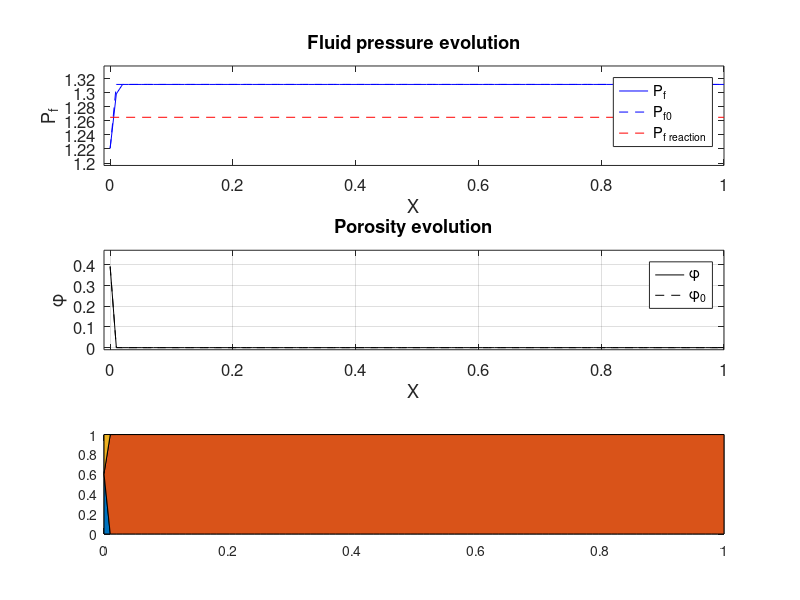

Reproduce this figure in MATLAB. (Note: this script raises an error after producing the figure.)
clear variables, close all, clc
%% Hydro-Chemical code for hydration of zero-porosity rock
% Modified by Sérgio Medeiros
%%%%%%%%%%%%%%%%%%%%%%%%%%%%%%%%%%%%%%%%%%%%%%%%%%%%%%%%%%%%%%%%%%%%%%%%%%%
% Look up related stuff; approxmation of LU variables with tanh, and Pf as
% "reverse" ln-function of total density
% Look up table for atg + bru = fo + H2O reaction
load LOOK_UP_atg
Pf_lu       = P_vec*1e8/1e9;    % Pf in GPa
Pf_re       = 1.265;            % Reaction Pf in GPa
rhos_lp     = Rho_s(1);
rhos_hp     = Rho_s(end);
rhof        = mean(Rho_f);
xs_lp       = X_s_vec(1);
xs_hp       = X_s_vec(end);

% Fitting rhos and xs from LU with tanh; rhof is assumed constant
rw              = 0.06; % Width of step in tanh
rhos            = rhos_lp + (rhos_hp-rhos_lp) *(0.5*(tanh((Pf_lu-Pf_re)*2*pi/rw)+1));
xs              = xs_lp   + (xs_hp-xs_lp)     *(0.5*(tanh((Pf_lu-Pf_re)*2*pi/rw)+1));
rhostot         = min(rhos)*(1-0)*min(xs);
Phi_lu          = 1-(rhostot./(rhos.*xs));
rhoTOT_lu       = (1-Phi_lu).*rhos + Phi_lu.*rhof;
rT_lp           = rhoTOT_lu(1);
rT_hp           = rhoTOT_lu(end);
rhoTOT          = rT_lp   + (rT_hp-rT_lp)     *(0.5*(tanh((Pf_lu-Pf_re)*2*pi/rw)+1));
Pf_reverse      = real( (rw.*log((rhoTOT-rT_lp)./(-rhoTOT+rT_hp))+4*pi.*Pf_re)./4/pi );

% Start of HC model, configuration and intialization
% Physics
Lx              = 1;
betaf           = 1e11/1e9;
k0_etaf         = 1e-19/(1e-3/1e9);
n_poro          = 3;
% Numerics
nx              = 100;
dx              = Lx/(nx-1);
X               = 0:dx:Lx;
nt              = 1e10;
CFL             = 2e-2/betaf/1;
rel             = 0.25;
% Initial values, in detail. First define ambient zero-porosity values and
% then add pertubation at boundary assuming total solid mass is constant.
np                      = 1;
Phi_amb                 = zeros(size(X));
Delta_Pf                = 0.1;
Pf_amb                  = Pf_re*ones(size(X)) + Delta_Pf/2;
rhos_amb                = rhos_lp + (rhos_hp-rhos_lp)*(0.5*(tanh( (Pf_amb-Pf_re)*2*pi/rw ) + 1));
xs_amb                  = xs_lp + (xs_hp-xs_lp)*(0.5*(tanh( (Pf_amb-Pf_re)*2*pi/rw ) + 1));
rhostot                 = max( rhos_amb.*(1-Phi_amb).*xs_amb );
Pf_amb(1:np)            = Pf_amb(1) - Delta_Pf;
Pf_ini                  = Pf_amb;
rhos_ini                = rhos_lp + (rhos_hp-rhos_lp)*(0.5*(tanh( (Pf_ini-Pf_re)*2*pi/rw ) + 1));
xs_ini                  = xs_lp + (xs_hp-xs_lp)*(0.5*(tanh( (Pf_ini-Pf_re)*2*pi/rw ) + 1));
Phi_ini                 = 1-(rhostot./(rhos_ini.*xs_ini));
phi0                    = max(Phi_ini);
rhoTOT                  = (1-Phi_ini).*rhos_ini + Phi_ini.*rhof;
rhoTOT_ini              = rhoTOT;
Phi                     = Phi_ini;
rhos                    = rhos_ini;
Pf_reverse              = real( (rw.*log((rhoTOT-rT_lp)./(-rhoTOT+rT_hp))+4*pi.*Pf_re)./4/pi );
Pf                      = Pf_reverse;
Pf_ini                  = Pf_reverse;
% figure(2)
% subplot(211)
% plot(X,Pf_ini,'-k'), hold on
% plot(X,Pf_reverse,'o')
% plot([X(1) X(end)],[1 1]*Pf_re,'--xr')
% subplot(212)
% plot(X,rhoTOT,'-k')

%%%%%%%%%%%%%%%%%%%%%%%%%%%%%%%%%%%%%%%%%%%%%%%%%%%%%%%%%%%%%%%%%%%%%%%%%%%
% Time loop and solver.
Time                    = [0];
Dehy_front              = [ ];
Max_rhoTOT              = [ ];
for it = 1:nt
    Dehy_front(it)      = X(max(find(Pf<Pf_re)));
    Max_rhoTOT(it)      = max(real(rhoTOT));
    rhoTOT_old          = rhoTOT;
    Diffmax             = max(k0_etaf .* (Phi/phi0).^n_poro) ./ betaf;
    dt                  = CFL*dx^2*min(rhof)/max(real(rhoTOT))/Diffmax;
    if it==1;dt_ini = dt; end
    error_it            = 1;
    iter                = 0;
    while error_it > 1e-6
        iter            = iter+1;
        rhoTOT_it       = rhoTOT;
        Perm            = rhof*k0_etaf .* (Phi/phi0).^n_poro;
        Flux            = (Perm(1:end-1) + Perm(2:end))/2 .* diff(Pf)/dx;
        rhoTOT(2:end-1) = real( rhoTOT_old(2:end-1) + dt*diff(Flux)/dx );
        error_rho       = max(abs(rhoTOT_it-rhoTOT));
        Pfr             = real( (rw.*log((rhoTOT-rT_lp)./(-rhoTOT+rT_hp))+4*pi.*Pf_re)./4/pi );
        Pf              = (1-rel)*Pf + rel*Pfr;
        Pf(1:np)        = Pf_ini(1:np);
        error_Pf        = max(abs(Pf-Pfr));
        error_it        = max([error_rho error_Pf]);
        rhos            = rhos_lp + (rhos_hp-rhos_lp)*(0.5*(tanh( (Pf-Pf_re)*2*pi/rw ) + 1));
        xs              = xs_lp   + (xs_hp-xs_lp)    *(0.5*(tanh( (Pf-Pf_re)*2*pi/rw ) + 1));
        Phi             = 1-rhostot./(rhos.*xs);
    end
    if it>1, Time = [Time Time(end)+dt];  end
    t_vein=sqrt(Time);
    if it==1, Flux_ini = Flux; end
    if mod(it,10000)== 0 || it==1
        figure(7)
        subplot(311), hold off
        plot(X,Pf,'-b',X,Pf_ini,'--b'),hold on
        plot([X(1) X(end)],[1 1]*Pf_re,'--r')
        legend('P_f','P_{f0}','P_{f reaction}'), set(gca,'FontSize',12)
        title('Fluid pressure evolution')
        ylabel('P_f'),xlabel('X'),axis([-0.01 Lx min(Pf_ini)*0.98 max(Pf_ini)*1.02])
        subplot(312)
        plot(X,Phi,'-k',X,Phi_ini,'--k')
        legend('\phi','\phi_0'), set(gca,'FontSize',12)
        ylabel('\phi'),xlabel('X'),axis([-0.01 Lx -0.01 max(Phi_ini)*1.2]), grid on
        title('Porosity evolution')
%         subplot(312)
%         plot(X,rhoTOT,'-ok',X,rhoTOT_ini,'--k',X,rhos,'-ob',X,rhos_ini,'--b')
%         legend('\rho_T','\rho_{T 0}','\rho_s','\rho_{s 0}'), set(gca,'FontSize',12)
%         ylabel('\rho'),xlabel('X'),axis([-0.01 Lx 2200 3300]), grid on
%         title(['Density evolution. Maximal \rho_T: ',num2str(max(rhoTOT))])
%         if Time(end)<5e3;
%         subplot(413)
%         Phi_plot                = zeros(length(X),3);
%         Phi_plot(:,3)           = Phi;
%         Phi_plot(Pf>Pf_re,2)    = 1-Phi(Pf>Pf_re);
%         Phi_plot(Pf<=Pf_re,1)   = 1-Phi(Pf<=Pf_re);
%         ar = area(X,Phi_plot);ar(1).FaceColor=[10 141 10]/255;ar(2).FaceColor=[186 252 228]/255;ar(3).FaceColor=[14 176 246]/255;
%         xlabel('X'),ylabel('Proportion'),legend('Olivine', 'Serpentinite', 'H2O'), set(gca,'FontSize',12)
%         end
        %title('Volumetric proportions of phases')
        %         plot((X(1:end-1)+X(2:end))/2,-Flux,'-k',(X(1:end-1)+X(2:end))/2,-Flux_ini,'--k')
        %         legend('q','q_{0}'), set(gca,'FontSize',12)
        %         ylabel('Total mass flux'),xlabel('X'),axis([-0.01 Lx -50 500]), grid on
        %         title('Total mass flux evolution')
        subplot(313)
        Phi_plot                = zeros(length(X),3);
        Phi_plot(:,3)           = Phi;
        Phi_plot(Pf>Pf_re,2)    = 1-Phi(Pf>Pf_re);
        Phi_plot(Pf<=Pf_re,1)   = 1-Phi(Pf<=Pf_re);
        ar = area(X,Phi_plot);ar(1).FaceColor=[10 141 10]/255;ar(2).FaceColor=[186 252 228]/255;ar(3).FaceColor=[14 176 246]/255;
        xlabel('X'),ylabel('Proportion'),legend('Olivine', 'Serpentinite', 'H2O'), set(gca,'FontSize',12)
        set(gcf,'Position',[553.8000 50.6000 968.0000 722.4000])
        drawnow

%                        % search of slope and constant  
%         line_equation1     = polyfit(t_vein1, Dehy_front1,1);
%         line_equation2    = polyfit(t_vein2, Dehy_front2,1);
%         line_equation3    = polyfit(t_vein3, Dehy_front3,1);
%         line_equation4    = polyfit(t_vein4, Dehy_front4,1);
%         line_equation5    = polyfit(t_vein5, Dehy_front5,1);
%         line_equation6    = polyfit(t_vein6, Dehy_front6,1);
%         line_equation7    = polyfit(t_vein7, Dehy_front7,1);
%         line_equation8    = polyfit(t_vein8, Dehy_front8,1);
%         line_equation9    = polyfit(t_vein9, Dehy_front9,1);
%         line_equation10    = polyfit(t_vein10, Dehy_front10,1);
% 
%         % creation of an equation for the fitted line with the slope and
%         % constant found before
%         y_line_eq1   =  line_equation1(1)*t_vein1 + line_equation1(2);    
%         y_line_eq2  =  line_equation2(1)*t_vein2 + line_equation2(2);    
%         y_line_eq3  =  line_equation3(1)*t_vein3 + line_equation3(2);    
%         y_line_eq4  =  line_equation4(1)*t_vein4 + line_equation4(2);    
%         y_line_eq5  =  line_equation5(1)*t_vein5 + line_equation5(2);    
%         y_line_eq6  =  line_equation6(1)*t_vein6 + line_equation6(2);    
%         y_line_eq7  =  line_equation7(1)*t_vein7 + line_equation7(2);    
%         y_line_eq8  =  line_equation8(1)*t_vein8 + line_equation8(2);    
%         y_line_eq9  =  line_equation9(1)*t_vein9 + line_equation9(2);    
%         y_line_eq10  =  line_equation10(1)*t_vein10 + line_equation10(2);    
% 
%         % calculation of effective diffusivity (m^2/s) 
%         K_eff1       =   (line_equation1(1))^2; 
%         K_eff2      =   (line_equation2(1))^2; 
%         K_eff3      =   (line_equation3(1))^2; 
%         K_eff4      =   (line_equation4(1))^2; 
%         K_eff5      =   (line_equation5(1))^2; 
%         K_eff6      =   (line_equation6(1))^2; 
%         K_eff7      =   (line_equation7(1))^2; 
%         K_eff8      =   (line_equation8(1))^2; 
%         K_eff9      =   (line_equation9(1))^2; 
%         K_eff10      =   (line_equation10(1))^2;
%         K_eff_tot   = [K_eff1,K_eff2,K_eff3,K_eff4,K_eff5,K_eff6,K_eff7,K_eff8,K_eff9,K_eff10];
%         n_por       = (1:10);

        if  Time(end)>1e5; break
        end
%           save('error_Dehy_front_nx800', 'Dehy_front')
        
        
    end
end

% % resolution test
% error_nx100= abs(Dehy_front100(end)-Dehy_front800(end))/Dehy_front800(end);
% error_nx400=abs(Dehy_front400(end)-Dehy_front800(end))/Dehy_front800(end);
% error_nx600=abs(Dehy_front600(end)-Dehy_front800(end))/Dehy_front800(end);
% error_tot=[error_nx100,error_nx400,error_nx600];
% nodes=[100 400 600];

% figure(5)
% subplot(521),plot(t_vein1,Dehy_front1,'k',t_vein1, y_line_eq1,"r"),xlabel('Time(s)^{1/2}'), ylabel('vein width [m]'),title('Front reaction width with porosity exponent = 1'),equ = sprintf('y = %.2ex %.4f', line_equation1(1), line_equation1(2));text(100,0.17,equ,'FontSize',11,'Color','r')
% subplot(522),plot(t_vein2,Dehy_front2,'k',t_vein2, y_line_eq2,"r"),xlabel('Time(s)^{1/2}'), ylabel('vein width [m]'),title('With porosity exponent = 2'),equ2 = sprintf('y = %.2ex %.4f', line_equation2(1), line_equation2(2));text(100,0.17,equ2,'FontSize',11,'Color','r')
% subplot(523),plot(t_vein3,Dehy_front3,'k',t_vein3, y_line_eq3,"r"),xlabel('Time(s)^{1/2}'), ylabel('vein width [m]'),title('With porosity exponent = 3'),equ3 = sprintf('y = %.2ex %.4f', line_equation3(1), line_equation3(2));text(100,0.17,equ3,'FontSize',11,'Color','r')
% subplot(524),plot(t_vein4,Dehy_front4,'k',t_vein4, y_line_eq4,"r"),xlabel('Time(s)^{1/2}'), ylabel('vein width [m]'),title('With porosity exponent = 4'),equ4 = sprintf('y = %.2ex %.4f', line_equation4(1), line_equation4(2));text(100,0.17,equ4,'FontSize',11,'Color','r')
% subplot(525),plot(t_vein5,Dehy_front5,'k',t_vein5, y_line_eq5,"r"),xlabel('Time(s)^{1/2}'), ylabel('vein width [m]'),title('With porosity exponent = 5'),equ5 = sprintf('y = %.2ex %.4f', line_equation5(1), line_equation5(2));text(100,0.17,equ5,'FontSize',11,'Color','r')
% subplot(526),plot(t_vein6,Dehy_front6,'k',t_vein6, y_line_eq6,"r"),xlabel('Time(s)^{1/2}'), ylabel('vein width [m]'),title('With porosity exponent = 6'),equ6 = sprintf('y = %.2ex %.4f', line_equation6(1), line_equation6(2));text(100,0.17,equ6,'FontSize',11,'Color','r')
% subplot(527),plot(t_vein7,Dehy_front7,'k',t_vein7, y_line_eq7,"r"),xlabel('Time(s)^{1/2}'), ylabel('vein width [m]'),title('With porosity exponent = 7'),equ7 = sprintf('y = %.2ex %.4f', line_equation7(1), line_equation7(2));text(100,0.17,equ7,'FontSize',11,'Color','r')
% subplot(528),plot(t_vein8,Dehy_front8,'k',t_vein8, y_line_eq8,"r"),xlabel('Time(s)^{1/2}'), ylabel('vein width [m]'),title('With porosity exponent = 8'),equ8 = sprintf('y = %.2ex %.4f', line_equation8(1), line_equation8(2));text(100,0.17,equ8,'FontSize',11,'Color','r')
% subplot(529),plot(t_vein9,Dehy_front9,'k',t_vein9, y_line_eq9,"r"),xlabel('Time(s)^{1/2}'), ylabel('vein width [m]'),title('With porosity exponent = 9'),equ9 = sprintf('y = %.2ex %.4f', line_equation9(1), line_equation9(2));text(100,0.17,equ9,'FontSize',11,'Color','r')
% subplot(5,2,10),plot(t_vein10,Dehy_front10,'k',t_vein10, y_line_eq10,"r"),xlabel('Time(s)^{1/2}'), ylabel('vein width [m]'),title('With porosity exponent = 10'),equ10 = sprintf('y = %.2ex %.4f', line_equation10(1), line_equation10(2));text(100,0.17,equ10,'FontSize',11,'Color','r')
% drawnow
% %porosity exponent vs diffusivity
%         figure(6)
%         plot(n_por,log(K_eff_tot)),title("Diffusivities in function of porositiy exponents"),xlabel("Porosity exponents"),ylabel("Log(diffusivity [m^{2}/s])")
% 
% 
% 
% figure(9)
% plot(log10(nodes),log10(error_tot))
% xlabel('Logarithm of number of nodes (nx)')
% ylabel('Logarithm of error [(nx-nx800)/nx800]')







